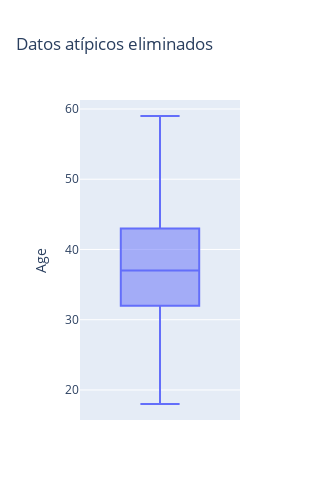

Notebook code cell kept with this figure:
### Markdown cell above
Se utilizará el método de rango intercuartílico en la columna age

### Code cell
#Se define el cuartil 75 y se le resta el cuartil 25
iqr = df['Age'].quantile(0.75) - df['Age'].quantile(0.25)
#Desarrollamos filtros superior o inferior por lo general es el iqr por 1.5 pero se puede manejar el número
filtro_inferior = df['Age'] > df['Age'].quantile(0.25) - (iqr * 1.5)
filtro_superior = df['Age'] < df['Age'].quantile(0.75) + (iqr * 1.3)

df_filtrado = df[filtro_inferior & filtro_superior]

#Graficando el boxplot
fig = px.box(df_filtrado, y='Age', title='Datos atípicos eliminados')
fig.update_layout(width=300,height=500) 
fig.show()

### Figure 1 — Plotly figure (JSON) as saved in the notebook; plotly's stock layout.template omitted (floating-point values rounded to 4 significant figures; data arrays with more than 128 entries replaced by an {"elided": "..."} marker saying what was removed)
{"data": [{"alignmentgroup": "True", "hovertemplate": "Age=%{y}<extra></extra>", "legendgroup": "", "marker": {"color": "#636efa"}, "name": "", "notched": false, "offsetgroup": "", "orientation": "v", "showlegend": false, "type": "box", "x0": " ", "xaxis": "x", "y": {"elided": "11309 int values"}, "y0": " ", "yaxis": "y"}], "layout": {"boxmode": "group", "height": 500, "legend": {"tracegroupgap": 0}, "title": {"text": "Datos atípicos eliminados"}, "width": 300, "xaxis": {"anchor": "y", "domain": [0, 1]}, "yaxis": {"anchor": "x", "domain": [0, 1], "title": {"text": "Age"}}}}
